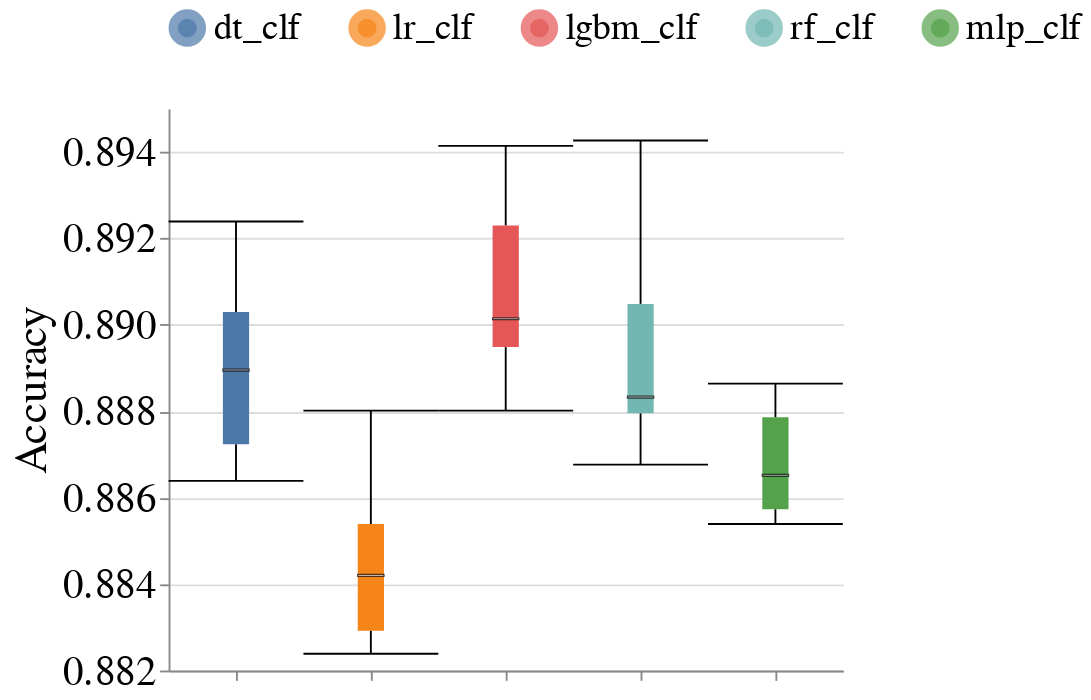

The cell this chart's notebook holds for it:
### Markdown cell above
### Overall Metrics

### Code cell
create_box_plots_for_diff_baseline_models(dataset_name=DATASET_NAME,
                                          metric_name='Accuracy',
                                          db_client=db_client)

### Figure 1 — Vega-Lite specification as saved in the notebook (floating-point values rounded to 4 significant figures)
{"config": {"view": {"continuousWidth": 400, "continuousHeight": 300, "stroke": null}, "axis": {"labelFontSize": 22, "labelFontWeight": "normal", "titleFontSize": 24, "titleFontWeight": "normal"}, "facet": {"spacing": 10}, "header": {"labelFontSize": 20, "labelOrient": "bottom", "labelPadding": 5, "titleFontSize": 20}, "legend": {"columns": 5, "direction": "horizontal", "labelFontSize": 20, "labelLimit": 400, "orient": "top", "symbolStrokeWidth": 10, "titleAnchor": "middle", "titleFontSize": 22, "titleLimit": 300}, "title": {"fontSize": 20}}, "data": {"name": "data-1f1a22fc12cc1a33123870dd94fd1e1d"}, "mark": {"type": "boxplot", "median": {"stroke": "black", "strokeWidth": 0.7}, "ticks": true}, "encoding": {"color": {"field": "Model_Name", "sort": ["dt_clf", "lr_clf", "lgbm_clf", "rf_clf", "mlp_clf"], "title": null, "type": "nominal"}, "x": {"axis": {"labels": false}, "field": "Model_Name", "sort": ["dt_clf", "lr_clf", "lgbm_clf", "rf_clf", "mlp_clf"], "title": null, "type": "nominal"}, "y": {"field": "Metric_Value", "scale": {"zero": false}, "title": "Accuracy", "type": "quantitative"}}, "width": 360, "$schema": "https://vega.github.io/schema/vega-lite/v4.17.0.json", "datasets": {"data-1f1a22fc12cc1a33123870dd94fd1e1d": [{"Dataset_Name": "bank", "Null_Imputer_Name": "baseline", "Virny_Random_State": 100, "Model_Name": "dt_clf", "Subgroup": "overall", "Metric": "Accuracy", "Metric_Value": 0.8924}, {"Dataset_Name": "bank", "Null_Imputer_Name": "baseline", "Virny_Random_State": 100, "Model_Name": "lr_clf", "Subgroup": "overall", "Metric": "Accuracy", "Metric_Value": 0.888}, {"Dataset_Name": "bank", "Null_Imputer_Name": "baseline", "Virny_Random_State": 200, "Model_Name": "dt_clf", "Subgroup": "overall", "Metric": "Accuracy", "Metric_Value": 0.8864}, {"Dataset_Name": "bank", "Null_Imputer_Name": "baseline", "Virny_Random_State": 300, "Model_Name": "dt_clf", "Subgroup": "overall", "Metric": "Accuracy", "Metric_Value": 0.8879}, {"Dataset_Name": "bank", "Null_Imputer_Name": "baseline", "Virny_Random_State": 400, "Model_Name": "dt_clf", "Subgroup": "overall", "Metric": "Accuracy", "Metric_Value": 0.89}, {"Dataset_Name": "bank", "Null_Imputer_Name": "baseline", "Virny_Random_State": 500, "Model_Name": "dt_clf", "Subgroup": "overall", "Metric": "Accuracy", "Metric_Value": 0.8904}, {"Dataset_Name": "bank", "Null_Imputer_Name": "baseline", "Virny_Random_State": 600, "Model_Name": "dt_clf", "Subgroup": "overall", "Metric": "Accuracy", "Metric_Value": 0.887}, {"Dataset_Name": "bank", "Null_Imputer_Name": "baseline", "Virny_Random_State": 200, "Model_Name": "lr_clf", "Subgroup": "overall", "Metric": "Accuracy", "Metric_Value": 0.8858}, {"Dataset_Name": "bank", "Null_Imputer_Name": "baseline", "Virny_Random_State": 300, "Model_Name": "lr_clf", "Subgroup": "overall", "Metric": "Accuracy", "Metric_Value": 0.8825}, {"Dataset_Name": "bank", "Null_Imputer_Name": "baseline", "Virny_Random_State": 100, "Model_Name": "rf_clf", "Subgroup": "overall", "Metric": "Accuracy", "Metric_Value": 0.8943}, {"Dataset_Name": "bank", "Null_Imputer_Name": "baseline", "Virny_Random_State": 400, "Model_Name": "lr_clf", "Subgroup": "overall", "Metric": "Accuracy", "Metric_Value": 0.8841}, {"Dataset_Name": "bank", "Null_Imputer_Name": "baseline", "Virny_Random_State": 500, "Model_Name": "lr_clf", "Subgroup": "overall", "Metric": "Accuracy", "Metric_Value": 0.8843}, {"Dataset_Name": "bank", "Null_Imputer_Name": "baseline", "Virny_Random_State": 200, "Model_Name": "rf_clf", "Subgroup": "overall", "Metric": "Accuracy", "Metric_Value": 0.8881}, {"Dataset_Name": "bank", "Null_Imputer_Name": "baseline", "Virny_Random_State": 600, "Model_Name": "lr_clf", "Subgroup": "overall", "Metric": "Accuracy", "Metric_Value": 0.8824}, {"Dataset_Name": "bank", "Null_Imputer_Name": "baseline", "Virny_Random_State": 300, "Model_Name": "rf_clf", "Subgroup": "overall", "Metric": "Accuracy", "Metric_Value": 0.8879}, {"Dataset_Name": "bank", "Null_Imputer_Name": "baseline", "Virny_Random_State": 400, "Model_Name": "rf_clf", "Subgroup": "overall", "Metric": "Accuracy", "Metric_Value": 0.8868}, {"Dataset_Name": "bank", "Null_Imputer_Name": "baseline", "Virny_Random_State": 500, "Model_Name": "rf_clf", "Subgroup": "overall", "Metric": "Accuracy", "Metric_Value": 0.8911}, {"Dataset_Name": "bank", "Null_Imputer_Name": "baseline", "Virny_Random_State": 600, "Model_Name": "rf_clf", "Subgroup": "overall", "Metric": "Accuracy", "Metric_Value": 0.8885}, {"Dataset_Name": "bank", "Null_Imputer_Name": "baseline", "Virny_Random_State": 100, "Model_Name": "mlp_clf", "Subgroup": "overall", "Metric": "Accuracy", "Metric_Value": 0.8883}, {"Dataset_Name": "bank", "Null_Imputer_Name": "baseline", "Virny_Random_State": 500, "Model_Name": "mlp_clf", "Subgroup": "overall", "Metric": "Accuracy", "Metric_Value": 0.8864}, {"Dataset_Name": "bank", "Null_Imputer_Name": "baseline", "Virny_Random_State": 300, "Model_Name": "mlp_clf", "Subgroup": "overall", "Metric": "Accuracy", "Metric_Value": 0.8866}, {"Dataset_Name": "bank", "Null_Imputer_Name": "baseline", "Virny_Random_State": 600, "Model_Name": "mlp_clf", "Subgroup": "overall", "Metric": "Accuracy", "Metric_Value": 0.8886}, {"Dataset_Name": "bank", "Null_Imputer_Name": "baseline", "Virny_Random_State": 200, "Model_Name": "mlp_clf", "Subgroup": "overall", "Metric": "Accuracy", "Metric_Value": 0.8854}, {"Dataset_Name": "bank", "Null_Imputer_Name": "baseline", "Virny_Random_State": 400, "Model_Name": "mlp_clf", "Subgroup": "overall", "Metric": "Accuracy", "Metric_Value": 0.8855}, {"Dataset_Name": "bank", "Null_Imputer_Name": "baseline", "Virny_Random_State": 200, "Model_Name": "lgbm_clf", "Subgroup": "overall", "Metric": "Accuracy", "Metric_Value": 0.8929}, {"Dataset_Name": "bank", "Null_Imputer_Name": "baseline", "Virny_Random_State": 300, "Model_Name": "lgbm_clf", "Subgroup": "overall", "Metric": "Accuracy", "Metric_Value": 0.888}, {"Dataset_Name": "bank", "Null_Imputer_Name": "baseline", "Virny_Random_State": 400, "Model_Name": "lgbm_clf", "Subgroup": "overall", "Metric": "Accuracy", "Metric_Value": 0.8898}, {"Dataset_Name": "bank", "Null_Imputer_Name": "baseline", "Virny_Random_State": 100, "Model_Name": "lgbm_clf", "Subgroup": "overall", "Metric": "Accuracy", "Metric_Value": 0.8941}, {"Dataset_Name": "bank", "Null_Imputer_Name": "baseline", "Virny_Random_State": 500, "Model_Name": "lgbm_clf", "Subgroup": "overall", "Metric": "Accuracy", "Metric_Value": 0.8894}, {"Dataset_Name": "bank", "Null_Imputer_Name": "baseline", "Virny_Random_State": 600, "Model_Name": "lgbm_clf", "Subgroup": "overall", "Metric": "Accuracy", "Metric_Value": 0.8905}]}}
